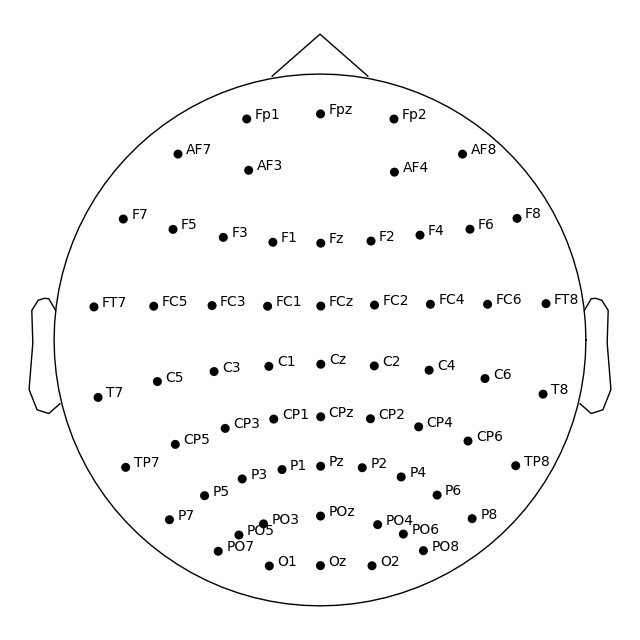
#> input picture Python/imagee2.jpg, 640 x 640 px
$ python brain_electrodes.py
#> lines starting #> are read from the running program, lines starting #| are printed output that depends on the picture
import matplotlib.pyplot as plt
import scipy.io

from numpy import genfromtxt
my_brain_data = genfromtxt('Brain_Coordinates_Montage-without-label.csv', delimiter=';')

strz = ['theta', 'alpha_1', 'alpha_2', 'beta', 'gamma']
important_nodes_AUNEW_min = []
important_nodes_AUNEW_max = [5, 20, 32, 47]


#### PLOT 1-2
for iter in important_nodes_AUNEW_min:
	plt.scatter(my_brain_data[iter - 1, 0], my_brain_data[iter - 1, 1], linewidth=4, c = 'r')
for iter2 in important_nodes_AUNEW_max:
	plt.scatter(my_brain_data[iter2 - 1, 0], my_brain_data[iter2 - 1, 1], linewidth=4, c = 'g')
img = plt.imread('imagee2.jpg')
#> img is the input picture: shape (640, 640, 3); min 0, max 255, mean 247.9
plt.imshow(img, zorder=0)
plt.title(r"Statistically Significant Nodes "+"\n"+" Intra-Layer Degree "+"\n"+" Segment 3")
plt.axis('off')
plt.show()
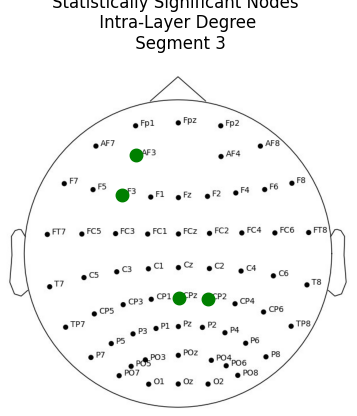
#> figure drawn by matplotlib, 1 panel
#plt.savefig('D:\Multilayer_Final\Significant_Metrics\Intra_Layer\Seg_3.png', dpi=400, bbox_inches='tight', pad_inches=0)
plt.clf()
plt.cla()
plt.close()

# raise ValueError
# plt.plot([245, 319], [118, 112], 'r-')
# # X1 X2	 		Y1 Y2
# plt.title(r'Hello America $\alpha_1 \beta$')
# plt.axis('off')
# #plt.savefig('data.png', dpi=400, bbox_inches='tight', pad_inches=0)
# plt.show()


#580 -3
#310116024752

$ run again, with Python/imagee.jpg copied over Python/imagee2.jpg
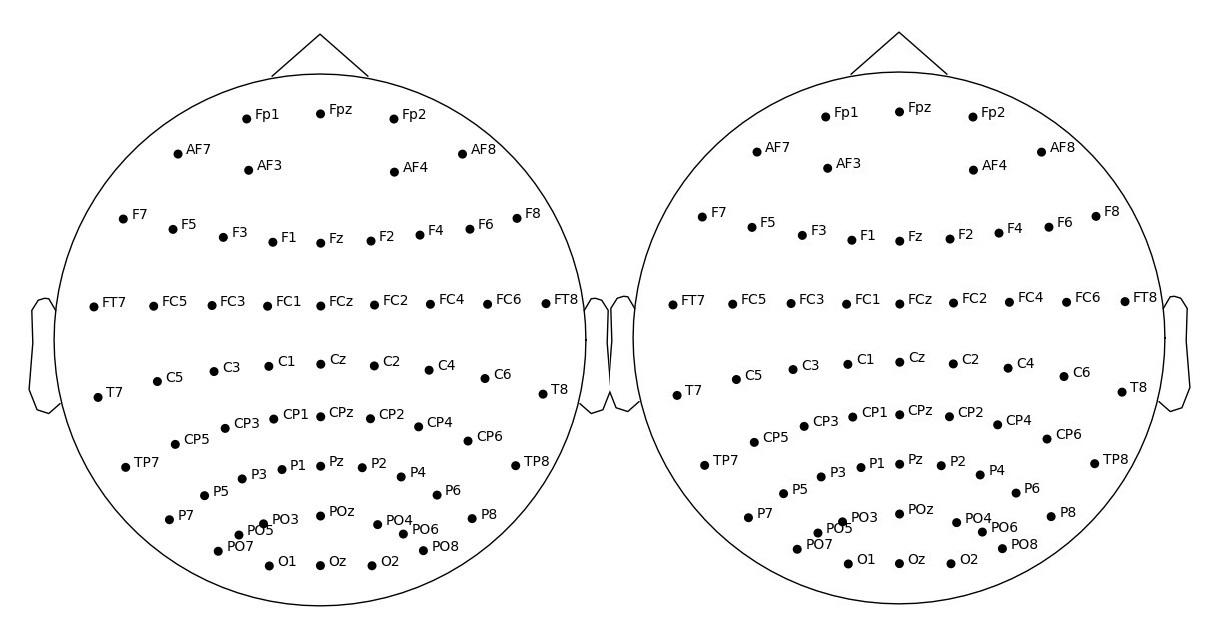
#> input picture Python/imagee.jpg, 1213 x 640 px
#> img is the input picture: shape (640, 1213, 3); min 0, max 255, mean 247.6
#> `plt.show()`:
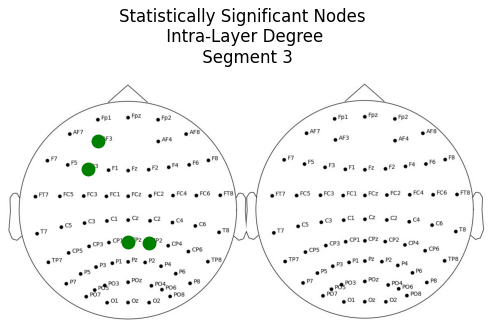
#> figure drawn by matplotlib, 1 panel

$ run again, with Python/Clustering_Coeff_yy.png saved as Python/imagee2.jpg
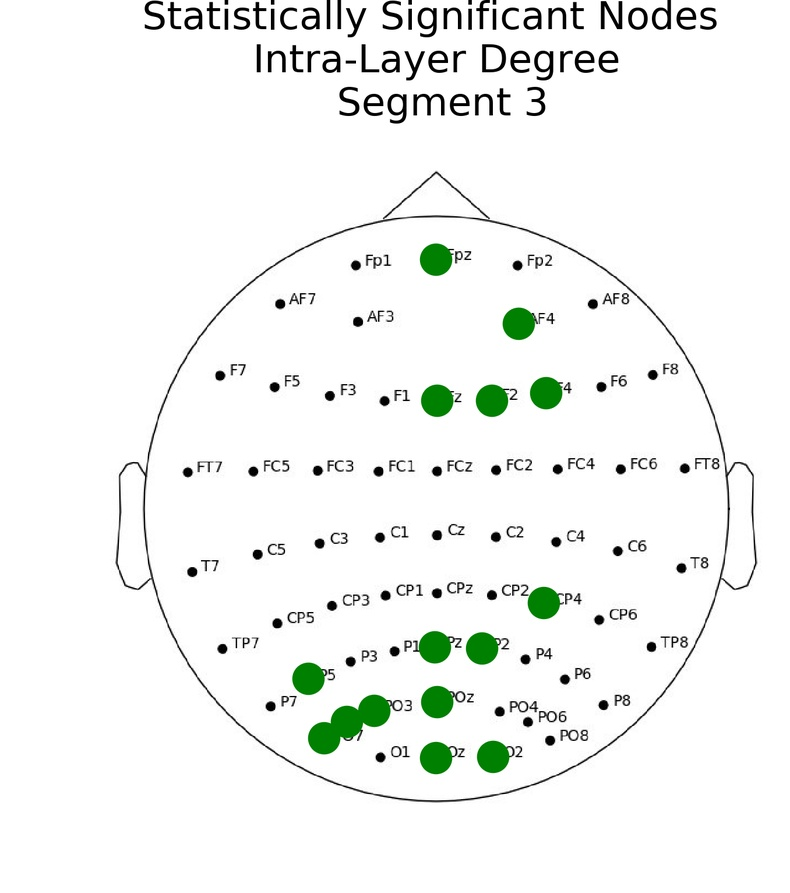
#> input picture Python/Clustering_Coeff_yy.png, 790 x 893 px, shrunk from 1356 x 1532 before the run
#> img is the input picture: shape (893, 790, 3); mean R, G, B 242.7, 244.9, 242.7
#> `plt.show()`:
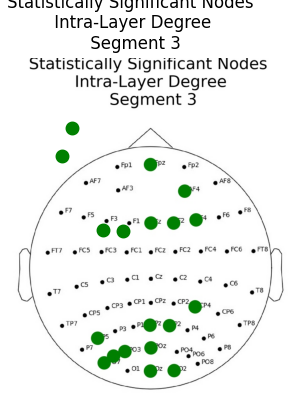
#> figure drawn by matplotlib, 1 panel
